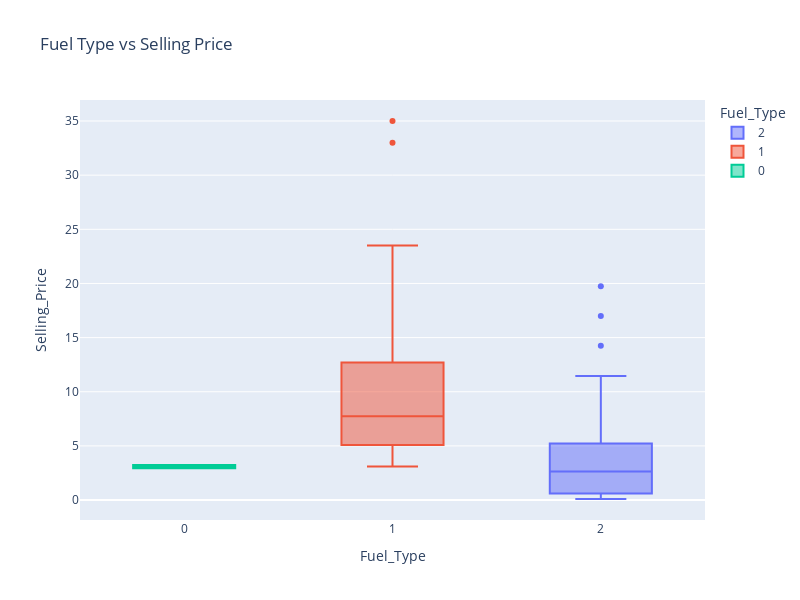

The notebook cell saved with this chart:
### Code cell
# Fuel Type vs Selling Price
fig = px.box(df, x='Fuel_Type', y='Selling_Price', color='Fuel_Type', title='Fuel Type vs Selling Price')
fig.update_layout(width=800, height=600)
fig.show()

### Figure 1 — Plotly figure (JSON) as saved in the notebook; plotly's stock layout.template omitted (floating-point values rounded to 4 significant figures; data arrays with more than 128 entries replaced by an {"elided": "..."} marker saying what was removed)
{"data": [{"alignmentgroup": "True", "hovertemplate": "Fuel_Type=%{x}<br>Selling_Price=%{y}<extra></extra>", "legendgroup": "2", "marker": {"color": "#636efa"}, "name": "2", "notched": false, "offsetgroup": "2", "orientation": "v", "showlegend": true, "type": "box", "x": {"elided": "239 int values"}, "x0": " ", "xaxis": "x", "y": {"elided": "239 float values"}, "y0": " ", "yaxis": "y"}, {"alignmentgroup": "True", "hovertemplate": "Fuel_Type=%{x}<br>Selling_Price=%{y}<extra></extra>", "legendgroup": "1", "marker": {"color": "#EF553B"}, "name": "1", "notched": false, "offsetgroup": "1", "orientation": "v", "showlegend": true, "type": "box", "x": [1, 1, 1, 1, 1, 1, 1, 1, 1, 1, 1, 1, 1, 1, 1, 1, 1, 1, 1, 1, 1, 1, 1, 1, 1, 1, 1, 1, 1, 1, 1, 1, 1, 1, 1, 1, 1, 1, 1, 1, 1, 1, 1, 1, 1, 1, 1, 1, 1, 1, 1, 1, 1, 1, 1, 1, 1, 1, 1, 1], "x0": " ", "xaxis": "x", "y": [4.75, 4.6, 9.25, 6.5, 8.75, 7.45, 6.85, 7.75, 7.25, 7.75, 7.45, 3.1, 4.95, 6.0, 5.5, 5.5, 14.9, 23.0, 18.0, 16.0, 19.99, 18.75, 23.5, 33.0, 4.75, 9.25, 3.95, 4.5, 4.9, 14.5, 14.73, 4.75, 23.0, 12.5, 3.49, 35.0, 11.25, 23.0, 20.75, 9.65, 3.25, 4.85, 11.75, 6.0, 8.25, 4.95, 3.1, 6.15, 3.9, 11.25, 5.35, 5.95, 5.2, 12.9, 7.2, 8.35, 8.25, 8.55, 9.5, 11.5], "y0": " ", "yaxis": "y"}, {"alignmentgroup": "True", "hovertemplate": "Fuel_Type=%{x}<br>Selling_Price=%{y}<extra></extra>", "legendgroup": "0", "marker": {"color": "#00cc96"}, "name": "0", "notched": false, "offsetgroup": "0", "orientation": "v", "showlegend": true, "type": "box", "x": [0, 0], "x0": " ", "xaxis": "x", "y": [3.25, 2.95], "y0": " ", "yaxis": "y"}], "layout": {"boxmode": "overlay", "height": 600, "legend": {"title": {"text": "Fuel_Type"}, "tracegroupgap": 0}, "title": {"text": "Fuel Type vs Selling Price"}, "width": 800, "xaxis": {"anchor": "y", "categoryarray": [2, 1, 0], "categoryorder": "array", "domain": [0, 1], "title": {"text": "Fuel_Type"}}, "yaxis": {"anchor": "x", "domain": [0, 1], "title": {"text": "Selling_Price"}}}}
